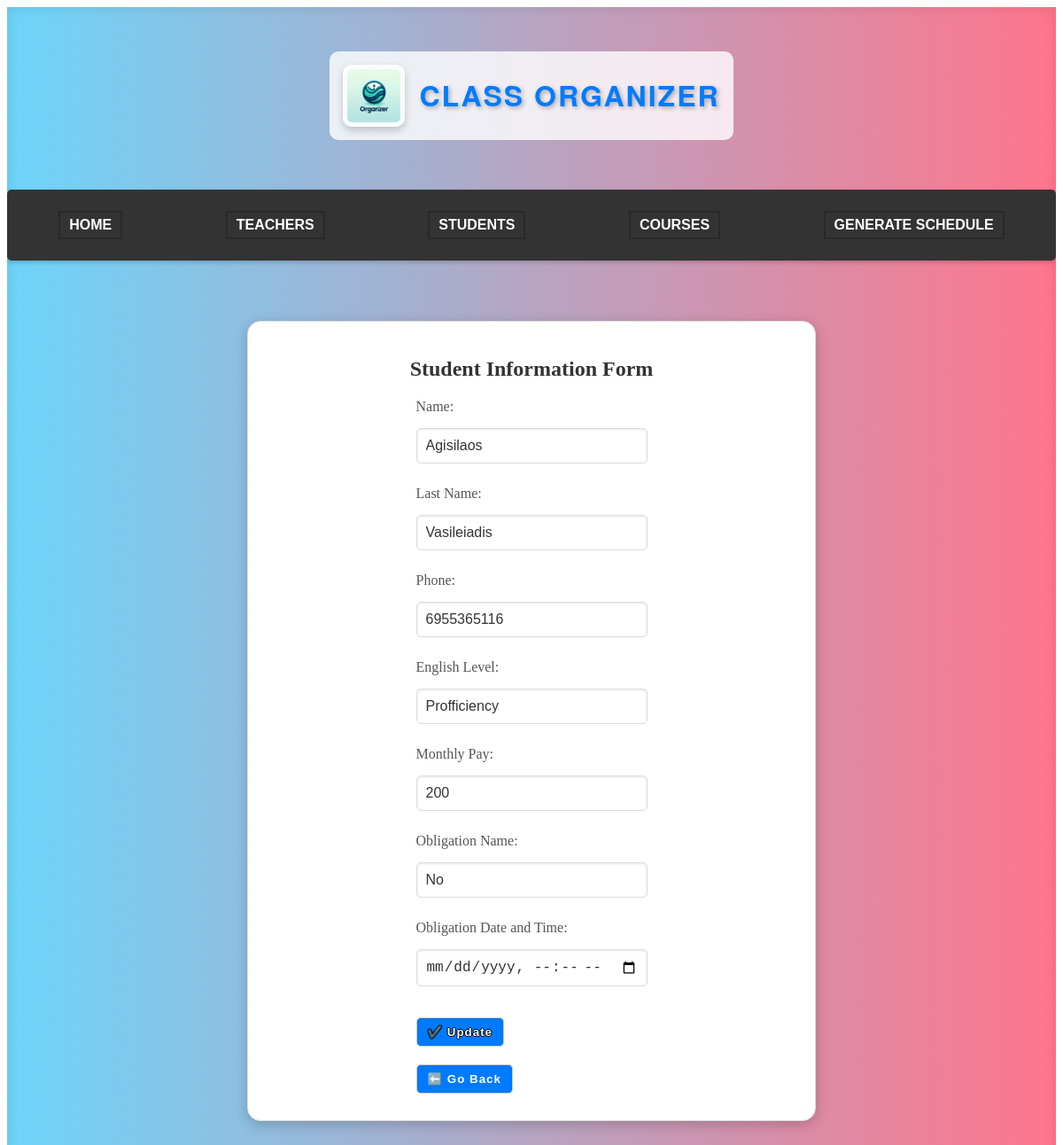
Page /classapp/editstudent/17/ on the committed database.
### classapp/models.py (models this page shows)
class Student(models.Model):
    student_id = models.AutoField(primary_key=True) #primary key
    name = models.CharField(max_length=50)
    last_name = models.CharField(max_length=50)
    phone = models.CharField(max_length=50)
    english_level = models.CharField(max_length=50, default=' ')
    obligation_name = models.CharField(max_length=50, default=' ')
    obligation_datetime = models.DateTimeField(null=True, blank=True)
    monthly_pay = models.CharField(max_length=50, default=' ')

### classapp/views.py (the view)
# urls.py: path('editstudent/<int:student_id>/', views.editstudent, name='editstudent'),
def editstudent(request, student_id):
    student = get_object_or_404(Student, student_id=student_id)
    print(f"Retrieved student: {student}")
    if request.method == 'POST':
        form = StudentForm(request.POST, instance=student)
        if form.is_valid():
            student.name = form.cleaned_data['name']
            student.last_name = form.cleaned_data['last_name']
            student.phone = form.cleaned_data['phone']
            student.english_level = form.cleaned_data['english_level']
            student.obligation_name = form.cleaned_data['obligation_name']
            student.obligation_datetime = form.cleaned_data['obligation_datetime']
            student.monthly_pay = form.cleaned_data['monthly_pay']
            if not student.obligation_datetime:
                student.obligation_datetime = None
            student.save()
            print(f"Updated student: {student}")
            students = Student.objects.all()
            return render(request, 'student.html', {'student_id': student.student_id, 'data': students})
    else:
        form = StudentForm(instance=student)
    print(f"Form errors: {form.errors}")
    return render(request, 'editstudent.html', {'form': form, 'student': student})

### classapp/forms.py (shortened to what this page needs)
class StudentForm(forms.ModelForm):
    class Meta:
        model = Student
        fields = ['name', 'last_name', 'phone', 'english_level', 'monthly_pay', 'obligation_name', 'obligation_datetime']

### classapp/templates/editstudent.html (shortened to what this page needs)
<!DOCTYPE html>
<html lang="en">
<head>
    {% load static %}
    <link rel="stylesheet" href=" {% static 'style.css' %} ">
</head>
<body>
    <div class="main-container">
        <header>
            <img src="{% static 'classorganizerlogo.png' %}" alt="Logo" class="logo">
            <h1 class="siteTitle">Class Organizer</h1>
        </header>
        <nav class="navbar">
            <ul class="navbar-nav">
                <li class="nav-item"><a href="{% url 'home' %}">Home</a></li>
                <li class="nav-item"><a href="{% url 'teacher' %}">Teachers</a></li>
                <li class="nav-item"><a href="{% url 'student' %}">Students</a></li>
                <li class="nav-item"><a href="{% url 'course' %}">Courses</a></li>
                <li class="nav-item"><a href="{% url 'schedule' %}">Generate Schedule</a></li>
            </ul>
        </nav>
        <div class="form-container">
            <h2>Student Information Form</h2>
            <form action="{% url 'editstudent' student.student_id %}" method="post">
                <div class="form-group">
                    <label for="name">Name:</label>
                    <input type="text" id="name" name="name" maxlength="50" required value="{{ student.name }}">
                </div>
                <div class="form-group">
                    <label for="last_name">Last Name:</label>
                    <input type="text" id="last_name" name="last_name" maxlength="50" required value="{{ student.last_name }}">
                </div>
                <div class="form-group">
                    <label for="phone">Phone:</label>
                    <input type="text" id="phone" name="phone" maxlength="50" required value="{{ student.phone }}">
                </div>
                <div class="form-group">
                    <label for="english_level">English Level:</label>
                    <input type="text" id="english_level" name="english_level" required value="{{ student.english_level }}">
                </div>
                <div class="form-group">
                    <label for="phone">Monthly Pay:</label>
                    <input type="number" id="monthly_pay" name="monthly_pay" maxlength="50" required value="{{ student.monthly_pay }}">
                </div>
                <div class="form-group">
                    <label for="name">Obligation Name:</label>
                    <input type="text" id="name" name="obligation_name" maxlength="50" value="{{ student.obligation_name }}">
                </div>
                <div class="form-group">
                    <label for="datetime">Obligation Date and Time:</label>
                    <input type="datetime-local" id="datetime" name="obligation_datetime" value="{{ student.obligation_datetime|date:'Y-m-d\TH:i' }}">
                </div>
                <button class="student_submit_btn" type="submit">✔️ Update</button>
                <div>
                    <button class="go_back_btn" onclick="history.back()">⬅️ Go Back</button>
                </div>
            </form>
        </div>
    </div>
</body>
</html>

### classapp/static/style.css (style rules this page uses)
.main-container { display: flex; flex-direction: column; justify-content: flex-start; align-items: center; height: 100vh; padding-top: 50px; background: linear-gradient(to right, #6DD5FA, #FF758C); box-shadow: inset 0 0 15px rgba(0, 0, 0, 0.1); overflow: auto; transition: all 0.3s ease; gap: 20px; }
.main-container > * { margin-bottom: 20px; padding: 15px; border-radius: 10px; background: rgba(255, 255, 255, 0.8); }
.navbar { background-color: #333; padding: 10px 0; margin-top: 1rem; width: 100%; margin-bottom: 3rem; box-shadow: 0 2px 5px rgba(0, 0, 0, 0.2); font-family: "Arial", sans-serif; border-radius: 5px; transition: background-color 0.3s ease-in-out; }
.navbar-nav { list-style: none; display: flex; justify-content: space-around; padding: 0; }
.nav-item { color: #fff; text-transform: uppercase; font-weight: bold; transition: color 0.3s ease-in-out, box-shadow 0.3s ease-in-out, transform 0.3s ease-in-out; box-shadow: 0 0 0 2px rgba(0, 0, 0, 0.2); }
.nav-item a { color: #fff; text-decoration: none; padding: 5px 10px; position: relative; display: inline-block; }
.nav-item a::after { content: ""; position: absolute; width: 0; height: 2px; background-color: #ff0000; bottom: 0; left: 50%; transition: width 0.3s ease, left 0.3s ease; }
header { display: flex; align-items: center; justify-content: space-between; padding: 20px; background-color: #333; color: #fff; }
.siteTitle { font-size: 2em; margin: 0; font-family: 'Helvetica Neue', sans-serif; color: #007BFF; text-shadow: 2px 2px 5px rgba(0, 0, 0, 0.3); text-transform: uppercase; letter-spacing: 2px; transition: all 0.3s ease; }
.siteTitle::after { content: ''; display: block; height: 2px; background: linear-gradient(to right, #6DD5FA, #FF758C); transition: width 0.3s ease; width: 0; }
h2 { color: #333; margin-bottom: 20px; }
.form-group { display: flex; flex-direction: column; width: 100%; margin-bottom: 15px; }
.form-group label { margin-bottom: 5px; color: #555; }
.form-group input { padding: 10px; border: 1px solid #ddd; border-radius: 5px; font-size: 16px; color: #333; }

### rows in the picture
Student: name "Agisilaos", last_name "Vasileiadis", phone "6955365116", english_level "Profficiency", monthly_pay "200", obligation_name "No"
